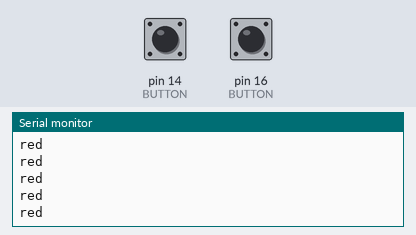
Simulated run of this sketch. Board: Arduino Uno, built with avr-gcc and run on an emulated ATmega328P. Parts: the last lines printed to the serial monitor. Inputs (shaded band) come from the test bench; at power-on: pin 14 (BUTTON) HIGH, pin 16 (BUTTON) HIGH.

Above: at 1.2 s.
1.3 s: pin 14 (BUTTON) pulled LOW for 0.15 s
At 2.2 s:
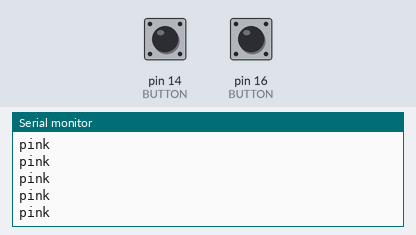
3.2 s: pin 16 (BUTTON) pulled LOW for 0.15 s
At 4.2 s:
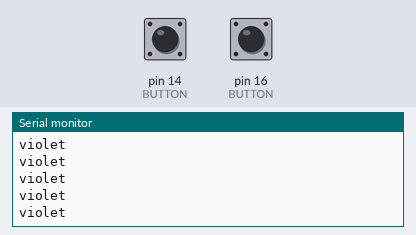
5.1 s: pin 14 (BUTTON) pulled LOW for 1 s
At 5.8 s:
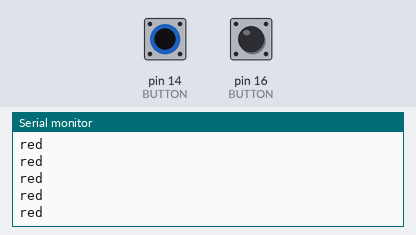
9.1 s: pin 14 (BUTTON) pulsed LOW 2 times (0.12 s each, 0.3 s apart)
12.7 s: pin 16 (BUTTON) pulsed LOW 2 times (0.12 s each, 0.3 s apart)
At 13.2 s:
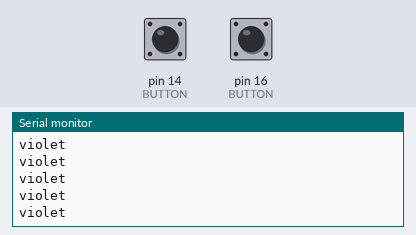
16.3 s: pin 16 (BUTTON) pulled LOW for 1 s
At 17.4 s:
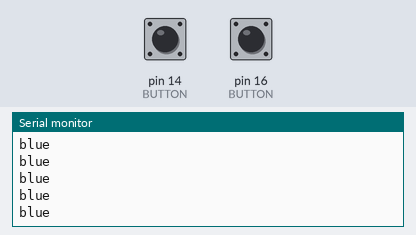

Measured:
- after the input at 1.3 s, the serial monitor: prints a new line at once (image 1)
- after the input at 3.2 s, the serial monitor: prints a new line at once (image 2)
- after the input at 5.1 s, the serial monitor: prints a new line at once (image 3)
- after the input at 12.7 s, the serial monitor: prints a new line at once (image 4)
- after the input at 16.3 s, the serial monitor: prints a new line at once (image 5)

The sketch:

color.ino
```cpp
#define BUTTON1 16
#define BUTTON2 14
byte BUTTON[][2] = {{BUTTON1, 1}, {BUTTON2, 1}};
byte Player_count = 2;
uint32_t Player[][4] = {
  {0xFFFFFF, 0, 0, 0},
  {0xFFFFFF, 0, 0, 0},
  {0xFFFFFF, 0, 0, 0},
  {0xFFFFFF, 0, 0, 0}
};

uint32_t COLOR [] {
  0xFF0000,
  0xFF1493,
  0x9400D3,
  0x0000FF,
  0x00FFFF,
  0x00FF00,
  0x006400,
  0xFFFF00,
  0xD2691E
};
String Color_str[] {
  "red",
  "pink",
  "violet",
  "blue",
  "cyan",
  "lime",
  "green",
  "Yellow",
  "chocolate"
};
void setup() {
  Serial.begin(9600);
  for (byte i = 0; i < sizeof(BUTTON) / sizeof(BUTTON[0]); i++) {
    pinMode(BUTTON[i][0], INPUT_PULLUP);
  }
  Serial.println(String(Player_count) + " Player");
}


void loop() {
  for (byte i = 0; i < 4; i++) {
    Player[i][0] = 0xFFFFFF;
    Player[i][1] = 0;
    Player[i][2] = 0;
    Player[i][3] = 0;
  }

  //Player_count = PLAYER();
  Serial.println(String(Player_count) + " Player");
  color_select(Player_count);

}
void color_select(byte count) {
  for (byte i = 0; i < count; i++) {
    byte count_2 = 0;
    Serial.println("PLAYER :" + String(i + 1));
    while (true) {
      Serial.println(Color_str[count_2]);
      byte state = state_BUTTON();
      for (int j = 0; j < count; j++) {
        if (COLOR[count_2] == Player[j][0]) {
          count_2++;
        }
      }
      if (state != 0) {
        if (state == 1) {
          count_2++;
        } else {
          Player[i][0] = COLOR[count_2];
          break  ;
        }
        if (count_2 >= sizeof(COLOR) / sizeof(COLOR[0])) {
          count_2 = 0;
        }
      }
    }
  }
}

byte PLAYER () {
  byte count = 2;
  while (true) {
    byte state = state_BUTTON();
    if (state != 0) {
      if (state == 1) {
        count++;
      } else {
        return count ;
      }
      if (count > 4) {
        count = 2;
      }
      Serial.println(String(count));
    }
  }
}

int state_BUTTON () {
  for (byte i = 0; i < sizeof(BUTTON) / sizeof(BUTTON[0]); i++) {
    if (!digitalRead(BUTTON[i][0]) and BUTTON[i][1]) {
      //Serial.println(" i = "+String(i)+" BUTTON = "+String(digitalRead(BUTTON[i][0])));
      BUTTON[i][1] = 0;
      return i + 1;
    } else if (digitalRead(BUTTON[i][0]) and !BUTTON[i][1]) {
      BUTTON[i][1] = 1;
    }
    delay(5);
  } return 0;
}
```
